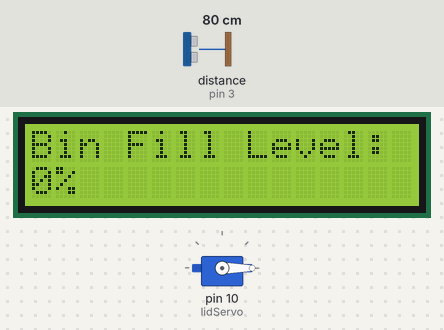
This sketch was run on a simulated Arduino Uno, built with avr-gcc and run on an emulated ATmega328P. On the bench: servo, 16×2 character LCD. Wiring (inferred from the names in the program): ultrasonic range finder: trigger pin 2; echo pin 3. The inputs (shaded band) are chosen by the test bench; at power-on: distance to the obstacle (sensor on pin 3) 80 cm. The echo pulse lasts 58.3 µs per cm; what the sketch prints to the serial monitor is not drawn.

Above: at 3.2 s.
3.3 s: distance to the obstacle (sensor on pin 3) set to 17 cm
At 5.3 s:
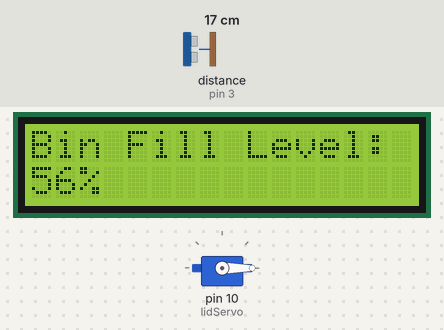
5.6 s: distance to the obstacle (sensor on pin 3) set to 13 cm
At 7.2 s:
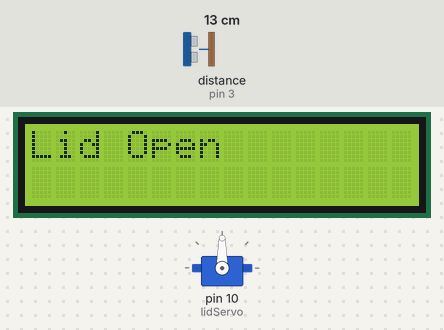
7.7 s: distance to the obstacle (sensor on pin 3) set to 2 cm
At 10.6 s:
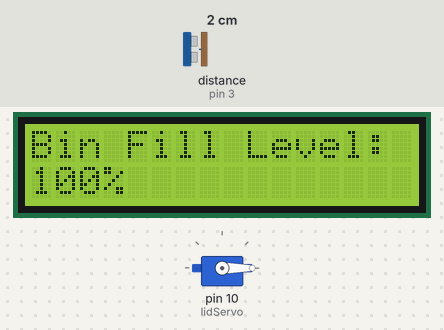
10.7 s: distance to the obstacle (sensor on pin 3) set to 35 cm
At 12.1 s:
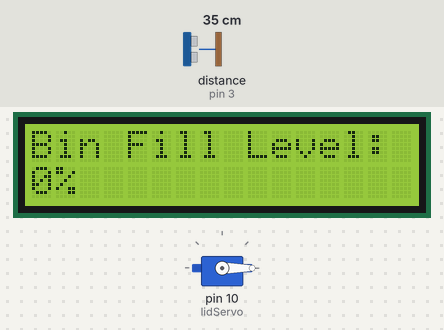
12.7 s: distance to the obstacle (sensor on pin 3) set to 4 cm
At 13.8 s:
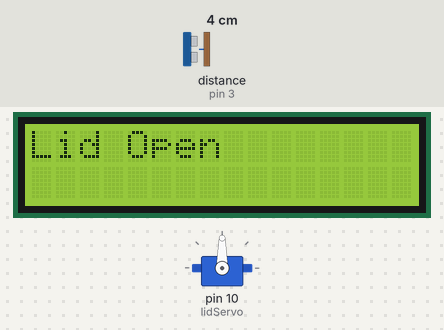
Timing chart, 0 to 15.7 s (numbered marks = the images above; inputs shaded):
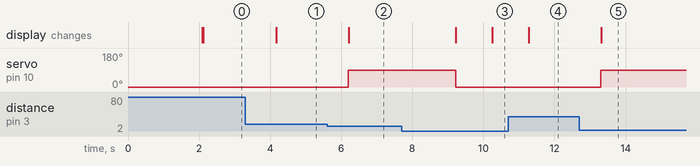

Measured:
- the behaviour switches between 16 and 15 cm on distance to the obstacle (sensor on pin 3) (found by bisection; images 1 and 2)
- after the input at 3.3 s, the display: changes after 0.88 s (image 1)
- after the input at 5.6 s, servo on pin 10 (lidServo): 0° → 90° after 0.60 s; the display: changes after 0.61 s (image 2)
- after the input at 10.7 s, servo on pin 10 (lidServo): stays 0° (without the input it goes to 90° after 0.55 s); the display: changes after 0.58 s (image 4)
- after the input at 12.7 s, servo on pin 10 (lidServo): 0° → 90° after 0.60 s; the display: changes after 0.61 s (image 5)

The sketch:

sketch.ino
```cpp
#include <Wire.h>
#include <LiquidCrystal_I2C.h>
#include <Servo.h>

// LCD
LiquidCrystal_I2C lcd(0x27, 16, 2);

// Ultrasonic sensor pins
#define TRIG_PIN 2
#define ECHO_PIN 3

// Servo
Servo lidServo;

// Bin parameters
#define BIN_EMPTY_DIST 30   // cm
#define BIN_FULL_DIST 5     // cm

long getDistance() {
  digitalWrite(TRIG_PIN, LOW);
  delayMicroseconds(2);
  digitalWrite(TRIG_PIN, HIGH);
  delayMicroseconds(10);
  digitalWrite(TRIG_PIN, LOW);

  long duration = pulseIn(ECHO_PIN, HIGH);
  long distance = duration * 0.034 / 2;
  return distance;
}

void setup() {
  pinMode(TRIG_PIN, OUTPUT);
  pinMode(ECHO_PIN, INPUT);

  lidServo.attach(10);
  lidServo.write(0);  // Start closed

  lcd.init();
  lcd.backlight();
  lcd.setCursor(0, 0);
  lcd.print("Smart Dustbin");
  lcd.setCursor(0, 1);
  lcd.print("Using IoT");

  Serial.begin(9600);
  delay(2000);
  lcd.clear();
}

void loop() {
  long distance = getDistance();
  Serial.print("Hand Distance: ");
  Serial.print(distance);
  Serial.println(" cm");

  // Lid open/close based on hand detection
  if (distance < 15) {
    lidServo.write(90); // Open lid
    lcd.clear();
    lcd.setCursor(0, 0);
    lcd.print("Lid Open");
    delay(3000);
    lidServo.write(0);  // Close lid
    lcd.clear();
    lcd.setCursor(0, 0);
    lcd.print("Lid Closed");
    delay(1000);
  }

  // Measure bin fill level
  long levelDistance = getDistance();
  Serial.print("Level Distance: ");
  Serial.print(levelDistance);
  Serial.println(" cm");

  int fillPercent;
  if (levelDistance <= BIN_FULL_DIST) {
    fillPercent = 100;
  } else if (levelDistance >= BIN_EMPTY_DIST) {
    fillPercent = 0;
  } else {
    fillPercent = map(BIN_EMPTY_DIST - levelDistance, 0, BIN_EMPTY_DIST - BIN_FULL_DIST, 0, 100);
  }

  lcd.clear();
  lcd.setCursor(0, 0);
  lcd.print("Bin Fill Level:");
  lcd.setCursor(0, 1);
  lcd.print(fillPercent);
  lcd.print("%");

  delay(1000);
}
```
